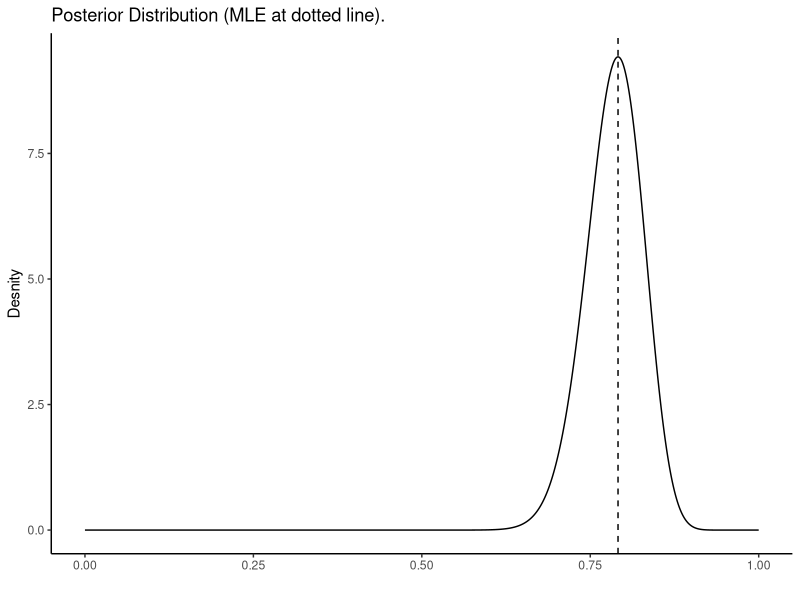

Generate this figure with R: (Note: this script raises an error after producing the figure.)
## ---- chunk 1
knitr::opts_chunk$set(
    fig.width=4.8, fig.height=3.6, echo=FALSE, warning=FALSE, message=FALSE)
## ---- chunk 2
library(tidyverse)
## ---- chunk 3
alpha_ <- 73
beta_ <- 20

tibble(
    Statistic = c("Mean", "Median", "Mode"),
    Value = c(
        alpha_/(alpha_+beta_),
        (alpha_-(1/3))/(alpha_+beta_-(2/3)),
        (alpha_-1)/(alpha_+beta_-2))) %>%
    knitr::kable(digits = 3)
## ---- chunk 4
postDF <- tibble(x=seq(0,1, .0001), y=dbeta(seq(0,1, .0001), alpha_, beta_))

ggplot() +
    geom_line(aes(x=x, y=y), data=postDF) +
    geom_vline(xintercept=72/91, linetype=2) +
    theme_classic() +
    labs(y="Desnity", x="") +
    ggtitle("Posterior Distribution (MLE at dotted line).")
## ---- chunk 5
set.seed(123)
simDF <- tibble(x=rbeta(10000, alpha_, beta_))

qplot(simDF$x, geom = 'blank') +
    geom_line(aes(y = ..density.., color='Simulation'), stat = 'density') +  
    stat_function(fun=function(x) dbeta(x, alpha_, beta_), aes(colour='Beta')) +  
    geom_histogram(aes(y = ..density..), alpha = 0.4) +
    scale_colour_manual(name = 'Density', values = c('red', 'blue')) +
    theme_classic() +
    theme(legend.position = c(0.85, 0.85)) +
    labs(x="", y="Desnity") +
    ggtitle("Posterior Analytical vs Simulation Computation")
## ---- chunk 6
simDF %>%
    mutate(logitx=arm::logit(x)) %>%
    ggplot(aes(x=logitx)) +
    geom_density() +
    theme_classic() +
    labs(x="", y="Density") +
    ggtitle("Posterior Logit Probability of Sanders Support")
## ---- chunk 7
minFunc <- function(x) ((.025 - pbeta(.2, x, x))^2)^.5
optPar <- nlminb(0, minFunc, lower=.0001)
priorPar <- optPar$par
## ---- chunk 8
alpha_new <- 72+priorPar
beta_new <- 19+priorPar
tibble(x=seq(0, 1, .001)) %>%
    mutate(CDF=pbeta(x, priorPar, priorPar)) %>%
    ggplot(aes(x=x, y=CDF)) +
    geom_line() +
    geom_vline(xintercept=c(.2, .8), linetype=2) +
    ggtitle("Prior Distribution as Derived from R optimizer") +
    theme_classic()
## ---- chunk 9
x_ <- seq(0, 1, .001)
postDF <- bind_rows(
    tibble(
        x=x_,
        y=dbeta(x_, alpha_, beta_),
        prior="Uninformative",
        distribution="Posterior"),
    tibble(
        x=x_,
        y=dbeta(x_, alpha_new, beta_new),
        prior="Informative",
        distribution="Posterior"),
    tibble(
        x=x_,
        y=dbeta(x_, 1, 1),
        prior="Uninformative",
        distribution="Prior"),
    tibble(
        x=x_,
        y=dbeta(x_, priorPar, priorPar),
        prior="Informative",
        distribution="Prior"))

postDF %>%
    ggplot(aes(x=x, y=y, color=prior)) +
    geom_line() +
    theme_classic() +
    labs(y="Desnity", x="", color="Prior") +
    ggtitle("Distribution Comparison") +
    facet_wrap(~distribution)
